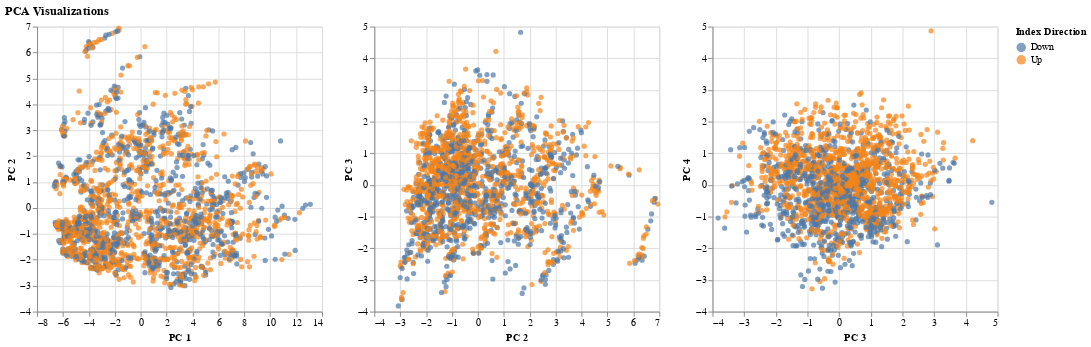

This figure's notebook cell:
### Code cell
pc12 = alt.Chart(pca_df).mark_circle().encode(
    x='PC 1',
    y='PC 2',
    color='Index Direction:N'
)

pc23 = alt.Chart(pca_df).mark_circle().encode(
    x='PC 2',
    y='PC 3',
    color='Index Direction:N'
)

pc34 = alt.Chart(pca_df).mark_circle().encode(
    x='PC 3',
    y='PC 4',
    color='Index Direction:N'
)

alt.HConcatChart(hconcat=[pc12, pc23, pc34], title="PCA Visualizations")

### Figure 1 — Vega-Lite specification as saved in the notebook (floating-point values rounded to 4 significant figures; data arrays with more than 128 entries replaced by an {"elided": "..."} marker saying what was removed)
{"config": {"view": {"continuousWidth": 300, "continuousHeight": 300}}, "hconcat": [{"mark": {"type": "circle"}, "encoding": {"color": {"field": "Index Direction", "type": "nominal"}, "x": {"field": "PC 1", "type": "quantitative"}, "y": {"field": "PC 2", "type": "quantitative"}}}, {"mark": {"type": "circle"}, "encoding": {"color": {"field": "Index Direction", "type": "nominal"}, "x": {"field": "PC 2", "type": "quantitative"}, "y": {"field": "PC 3", "type": "quantitative"}}}, {"mark": {"type": "circle"}, "encoding": {"color": {"field": "Index Direction", "type": "nominal"}, "x": {"field": "PC 3", "type": "quantitative"}, "y": {"field": "PC 4", "type": "quantitative"}}}], "data": {"name": "data-6a7effafbfdd511a9133bbaab8dcbcf4"}, "title": "PCA Visualizations", "$schema": "https://vega.github.io/schema/vega-lite/v5.8.0.json", "datasets": {"data-6a7effafbfdd511a9133bbaab8dcbcf4": {"elided": "1906 records"}}}
